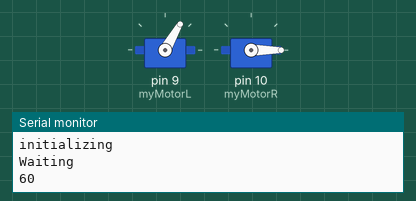
Simulated run of this sketch. Board: Arduino Uno, built with avr-gcc and run on an emulated ATmega328P. On the bench: 2 × servo, the last lines printed to the serial monitor.

Above: at 0.05 s.
At 8.05 s:
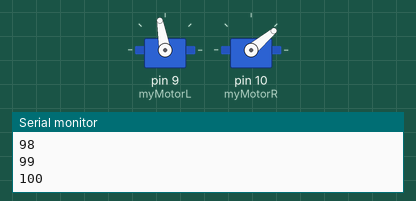
At 12.15 s:
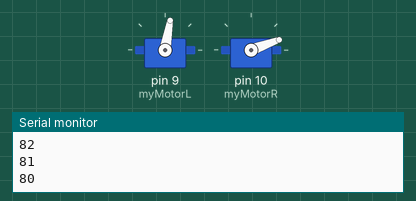
Timing chart, 0 to 34.1 s (numbered marks = the images above):
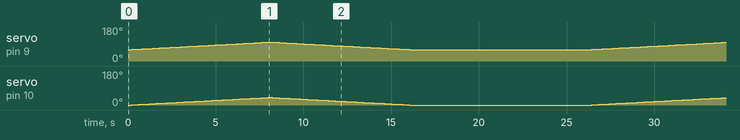

The sketch:

motors_working.ino
```cpp
/*
*  This code is in the public domain.
*  (Do whatever you want with it.)
*/


// Need the Servo library
#include <Servo.h>

// This is our motor.
Servo myMotorL;
Servo myMotorR;

// This is the final output
// written to the motor.
String incomingString;


void setup(){
  Serial.begin(9600);
  myMotorL.attach(9);
  myMotorR.attach(10);
  Serial.println("initializing");

  Serial.println("Waiting");
}
void loop(){
  int i = 60;
  for (; i < 100; i++)
  {
      myMotorL.write(i);
      myMotorR.write(i-60);
      Serial.println(i);
      delay(200);
  }
  for (; i > 59; i--)
  {
      myMotorL.write(i);
      myMotorR.write(i-60);
      Serial.println(i);
      delay(200);
  }

  delay(10000);


/*  myMotor.write(75);
  delay(1000);
  myMotor.write(65);
    delay(10000);
    */
}

/*
// Set everything up
void setup()
{
  // Put the motor to Arduino pin #9
  Serial.begin(9600);
  myMotor.attach(9);
  Serial.println("initializing");
  myMotor.write(50);
  Serial.println("Waiting");
  while(!Serial.available()){}
  while(Serial.available())
  {
    int temp = Serial.read();
  }
  Serial.println("Waiting for 2 sec");
  delay(2000);
  Serial.println("Waiting for 5 seconds");
  delay(5000);
  Serial.println("I am out");
}


void loop()
{
}
*/
```
